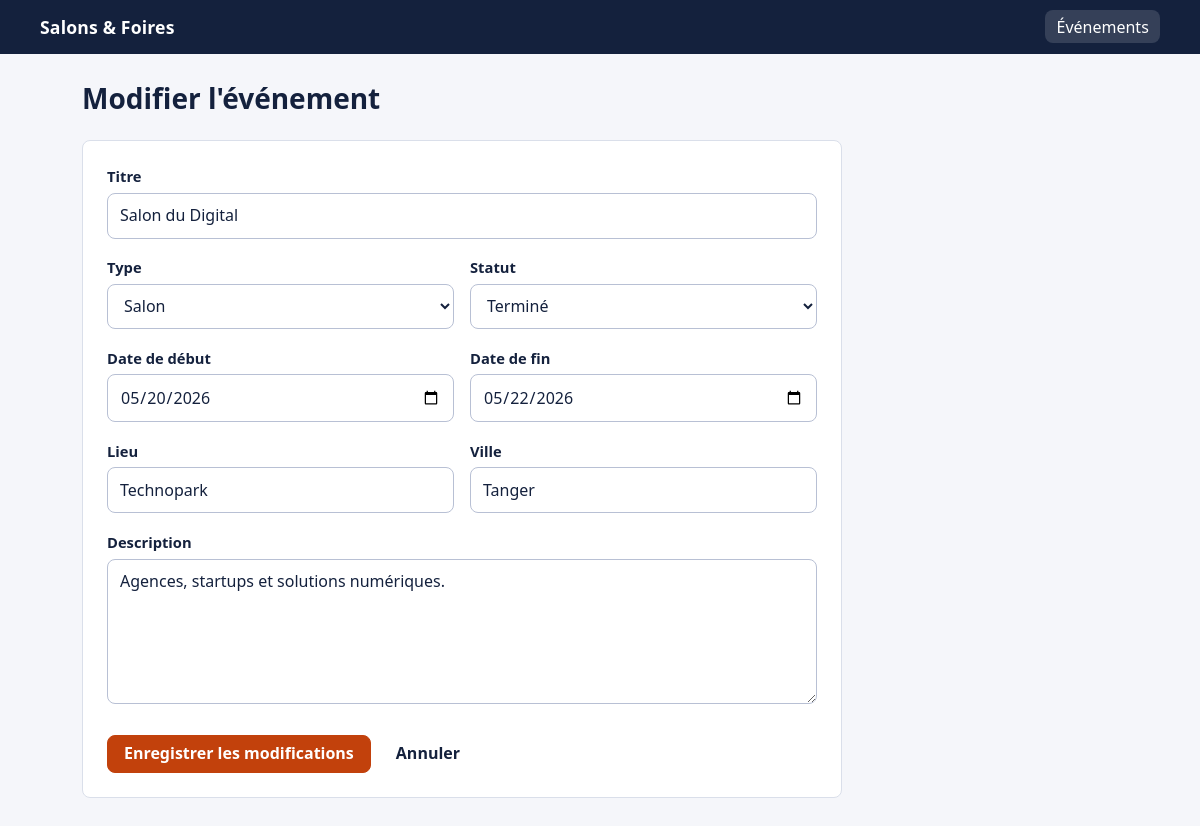
Page /evenements/edit.php?id=3 on the committed database.
### tables this page shows
CREATE TABLE IF NOT EXISTS evenement (
  id          INT UNSIGNED AUTO_INCREMENT PRIMARY KEY,
  titre       VARCHAR(150) NOT NULL,
  type        ENUM('salon','foire') NOT NULL DEFAULT 'salon',
  description TEXT NULL,
  date_debut  DATE NOT NULL,
  date_fin    DATE NOT NULL,
  lieu        VARCHAR(150) NOT NULL,
  ville       VARCHAR(100) NOT NULL,
  statut      ENUM('planifie','en_cours','termine','annule') NOT NULL DEFAULT 'planifie',
  created_at  TIMESTAMP NOT NULL DEFAULT CURRENT_TIMESTAMP,
  updated_at  TIMESTAMP NOT NULL DEFAULT CURRENT_TIMESTAMP ON UPDATE CURRENT_TIMESTAMP,
  CONSTRAINT chk_evenement_dates CHECK (date_fin >= date_debut)
);

### config/database.php (called while the page is built, shortened)
<?php
function db(): PDO
{
    static $pdo = null;
    if ($pdo === null) {
        $dsn = 'mysql:host=' . DB_HOST . ';dbname=' . DB_NAME . ';charset=utf8mb4';
        $pdo = new PDO($dsn, DB_USER, DB_PASS, [
            PDO::ATTR_ERRMODE            => PDO::ERRMODE_EXCEPTION,
            PDO::ATTR_DEFAULT_FETCH_MODE => PDO::FETCH_ASSOC,
            PDO::ATTR_EMULATE_PREPARES   => false,
        ]);
    }
    return $pdo;
}
?>

### models/Evenement.php (called while the page is built, shortened)
<?php
require_once __DIR__ . '/../config/database.php';
require_once __DIR__ . '/../includes/functions.php';
class Evenement
{
    public static function find(int $id): ?array
    {
        $stmt = db()->prepare('SELECT * FROM evenement WHERE id = :id');
        $stmt->execute([':id' => $id]);
        $row = $stmt->fetch();
        return $row ?: null;
    }
}

### includes/functions.php (called while the page is built, shortened)
<?php
function e(?string $value): string
{
    return htmlspecialchars((string) $value, ENT_QUOTES, 'UTF-8');
}

### evenements/_form.php (the view, shortened to what this page needs)
<?php
$invalid = static fn(string $key): string => isset($errors[$key]) ? ' has-error' : '';
?>
<form method="post" class="panel form" novalidate>
  <div class="field<?= $invalid('titre') ?>">
    <label for="titre">Titre</label>
    <input id="titre" name="titre" type="text" maxlength="150" required value="<?= e($data['titre']) ?>">
  </div>
  <div class="grid-2">
    <div class="field<?= $invalid('type') ?>">
      <label for="type">Type</label>
      <select id="type" name="type" required>
        <?php foreach (TYPES as $value => $label): ?>
          <option value="<?= e($value) ?>" <?= $data['type'] === $value ? 'selected' : '' ?>><?= e($label) ?></option>
        <?php endforeach; ?>
      </select>
    </div>
    <div class="field<?= $invalid('statut') ?>">
      <label for="statut">Statut</label>
      <select id="statut" name="statut" required>
        <?php foreach (STATUTS as $value => $label): ?>
          <option value="<?= e($value) ?>" <?= $data['statut'] === $value ? 'selected' : '' ?>><?= e($label) ?></option>
        <?php endforeach; ?>
      </select>
    </div>
  </div>
  <div class="grid-2">
    <div class="field<?= $invalid('date_debut') ?>">
      <label for="date_debut">Date de début</label>
      <input id="date_debut" name="date_debut" type="date" required value="<?= e($data['date_debut']) ?>">
    </div>
    <div class="field<?= $invalid('date_fin') ?>">
      <label for="date_fin">Date de fin</label>
      <input id="date_fin" name="date_fin" type="date" required value="<?= e($data['date_fin']) ?>">
    </div>
  </div>
  <div class="grid-2">
    <div class="field<?= $invalid('lieu') ?>">
      <label for="lieu">Lieu</label>
      <input id="lieu" name="lieu" type="text" maxlength="150" required value="<?= e($data['lieu']) ?>">
    </div>
    <div class="field<?= $invalid('ville') ?>">
      <label for="ville">Ville</label>
      <input id="ville" name="ville" type="text" maxlength="100" required value="<?= e($data['ville']) ?>">
    </div>
  </div>
  <div class="field">
    <label for="description">Description</label>
    <textarea id="description" name="description" rows="5"><?= e($data['description']) ?></textarea>
  </div>
  <div class="form-actions">
    <button type="submit" class="btn btn-primary"><?= e($submitLabel) ?></button>
    <a class="btn btn-ghost" href="<?= e($cancelUrl) ?>">Annuler</a>
  </div>
</form>

### assets/css/style.css (style rules this page uses)
:root { --paper: #f5f6fa; --surface: #ffffff; --ink: #14213d; --muted: #5b6478; --line: #dadfea; --nav: #14213d; --brand: #c2410c; --brand-dark: #9a3412; --accent: #1d4ed8; --danger: #b91c1c; --danger-bg: #fee2e2; --danger-line: #fecaca; --ok: #166534; --ok-bg: #dcfce7; --ok-line: #bbf7d0; --radius: 8px; --font: "Segoe UI", system-ui, -apple-system, "Helvetica Neue", Arial, sans-serif; }
*, *::before, *::after { box-sizing: border-box; }
body { margin: 0; background: var(--paper); color: var(--ink); font: 16px/1.55 var(--font); }
a { color: var(--accent); }
.btn { display: inline-flex; align-items: center; justify-content: center; padding: .55rem 1rem; border: 1px solid var(--line); border-radius: var(--radius); background: var(--surface); color: var(--ink); font: inherit; font-weight: 600; text-decoration: none; cursor: pointer; line-height: 1.2; }
.btn-primary { background: var(--brand); border-color: var(--brand); color: #fff; }
.btn-ghost { background: transparent; border-color: transparent; }
.panel { background: var(--surface); border: 1px solid var(--line); border-radius: var(--radius); padding: 1.5rem; margin-bottom: 1.25rem; }
.field { margin-bottom: 1.1rem; }
.field label { display: block; margin-bottom: .3rem; font-weight: 600; font-size: .92rem; }
input[type="text"], input[type="search"], input[type="date"], select, textarea { width: 100%; padding: .6rem .75rem; border: 1px solid #b8c0d4; border-radius: var(--radius); background: #fff; color: var(--ink); font: inherit; }
textarea { resize: vertical; }
.grid-2 { display: grid; grid-template-columns: 1fr 1fr; gap: 0 1rem; }
.form { max-width: 760px; }
.form-actions { display: flex; gap: .5rem; margin-top: 1.5rem; }

### rows in the picture
evenement: titre "Salon du Digital", type "Salon", statut "Terminé", date_debut "05/20/2026", date_fin "05/22/2026", lieu "Technopark", ville "Tanger", description "Agences, startups et solutions numériques."

### other values in the picture
$submitLabel "Enregistrer les modifications"
